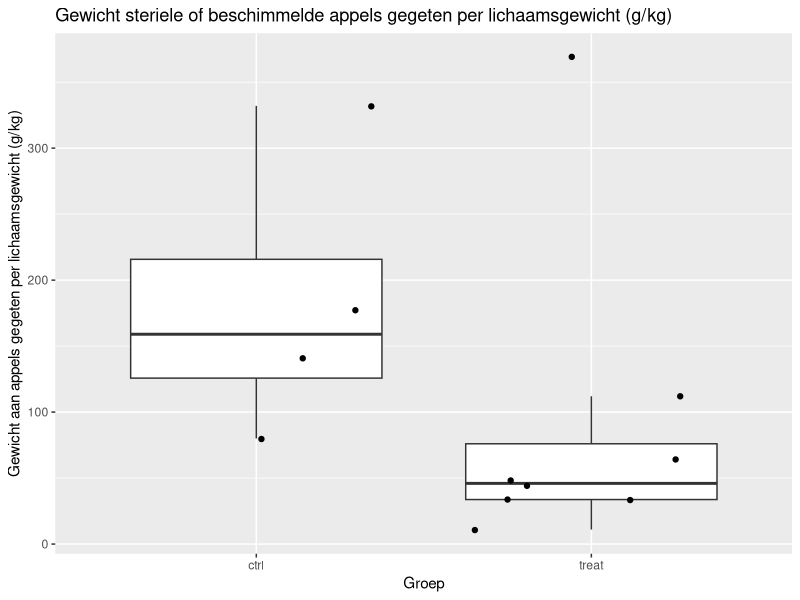

Source code (R):
## ---- chunk 1
knitr::opts_chunk$set(echo = TRUE)
## ---- chunk 2
suppressPackageStartupMessages({
library(tidyverse)
library(ggplot2)})
## ---- chunk 3
knaagdieren <- data.frame(weight=c(11,33,48,34,112,369,64,44,177,80,141,332),group=as.factor(c(rep("treat",8),rep("ctrl",4))))
## ---- chunk 4
head(knaagdieren)
## ---- chunk 5

knaagdieren %>% 
  ggplot(aes(x=group,y=weight)) +
  geom_boxplot(outlier.shape = NA) +
  geom_jitter() +
  xlab("Groep") +
  ylab("Gewicht aan appels gegeten per lichaamsgewicht (g/kg)") + 
  ggtitle("Gewicht steriele of beschimmelde appels gegeten per lichaamsgewicht (g/kg)")

## ---- chunk 6
wilcox <- wilcox.test(weight ~ group, data = knaagdieren)
wilcox
## ---- chunk 7
n1 <- 4
n2 <- 8
WObs <- wilcox.test(weight ~ group, data = knaagdieren)$statistic #geobserveerde teststatistiek
WObs/(n1*n2)
